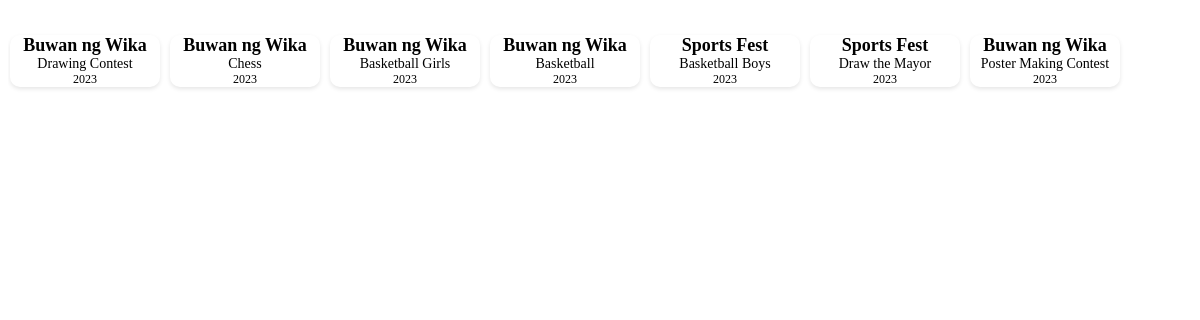
/php/HIS-filter_event.php, run on the app's committed database.
### tables this page shows
CREATE TABLE `ongoing_list_of_event` (
  `event_id` int(11) NOT NULL,
  `ongoing_event_name_id` int(11) NOT NULL,
  `category_name_id` int(11) DEFAULT NULL,
  `event_name_id` int(11) NOT NULL,
  `event_type_id` int(11) NOT NULL,
  `category_name` varchar(25) DEFAULT NULL,
  `event_description` varchar(255) NOT NULL,
  `event_code` varchar(12) DEFAULT NULL,
  `event_date` date NOT NULL,
  `event_time` time NOT NULL,
  `is_archived` tinyint(1) NOT NULL DEFAULT 0,
  `suggested_status` tinyint(1) NOT NULL DEFAULT 0,
  `overall_include` tinyint(1) NOT NULL DEFAULT 1,
  `is_deleted` tinyint(1) NOT NULL DEFAULT 0
);

CREATE TABLE `ongoing_event_name` (
  `ongoing_event_name_id` int(11) NOT NULL,
  `event_name_id` int(11) NOT NULL,
  `event_name` varchar(25) NOT NULL,
  `year_created` year(4) NOT NULL,
  `is_done` tinyint(1) NOT NULL DEFAULT 0
);

### php/HIS-filter_event.php (the view, shortened to what this page needs)
<?php
include('database_connect.php');
$eventName = $_GET['eventName'] ?? '';
$query = "SELECT en.event_name, e.category_name, YEAR(e.event_date) AS event_year, e.suggested_status
          FROM ongoing_list_of_event e
          JOIN ongoing_event_name en ON e.event_name_id = en.event_name_id
          WHERE en.event_name LIKE '%$eventName%'
          ORDER BY e.suggested_status";
$result = mysqli_query($conn, $query);
$html = '';
while ($row = mysqli_fetch_assoc($result)) {
    $eventName = $row['event_name'];
    $categoryName = $row['category_name'];
    $eventYear = $row['event_year'];
    $html .= '<div class="event-card">';
    $html .= '  <h3 class="event-name">' . $eventName . '</h3>';
    $html .= '  <p class="category">' . $categoryName . '</p>';
    $html .= '  <p class="year">' . $eventYear . '</p>';
    $html .= '</div>';
}
echo '<div id="card-container">' . $html . '</div>';
?>

### php/HIS-filter_event.php (style rules this page uses)
#card-container { display: flex; justify-content: flex-start; overflow-x: auto; width: 100%; border-radius: 10px; white-space: nowrap; justify-content: flex-start; overflow-y: hidden; padding: 2px; }
.event-card { flex: 0 0 auto; background-color: var(--color-content-card); border-radius: 10px; box-shadow: 0 2px 4px rgba(0, 0, 0, 0.1); cursor: pointer; margin-right: 10px; margin-bottom: 10px; margin-top : 25px; min-width: 150px; text-align: center; color: var(--color-content-text); }
.event-name { font-size: 18px; font-weight: bold; margin: 0; }
.category { font-size: 14px; margin: 0; }
.year { font-size: 12px; margin: 0; }

### data on the page
ongoing_list_of_event: ongoing_event_name.event_name "Buwan ng Wika", category_name "Drawing Contest", eventYear "2023"
ongoing_list_of_event: ongoing_event_name.event_name "Buwan ng Wika", category_name "Chess", eventYear "2023"
ongoing_list_of_event: ongoing_event_name.event_name "Buwan ng Wika", category_name "Basketball Girls", eventYear "2023"
ongoing_list_of_event: ongoing_event_name.event_name "Buwan ng Wika", category_name "Basketball", eventYear "2023"
ongoing_list_of_event: ongoing_event_name.event_name "Sports Fest", category_name "Basketball Boys", eventYear "2023"
ongoing_list_of_event: ongoing_event_name.event_name "Sports Fest", category_name "Draw the Mayor", eventYear "2023"
ongoing_list_of_event: ongoing_event_name.event_name "Buwan ng Wika", category_name "Poster Making Contest", eventYear "2023"
